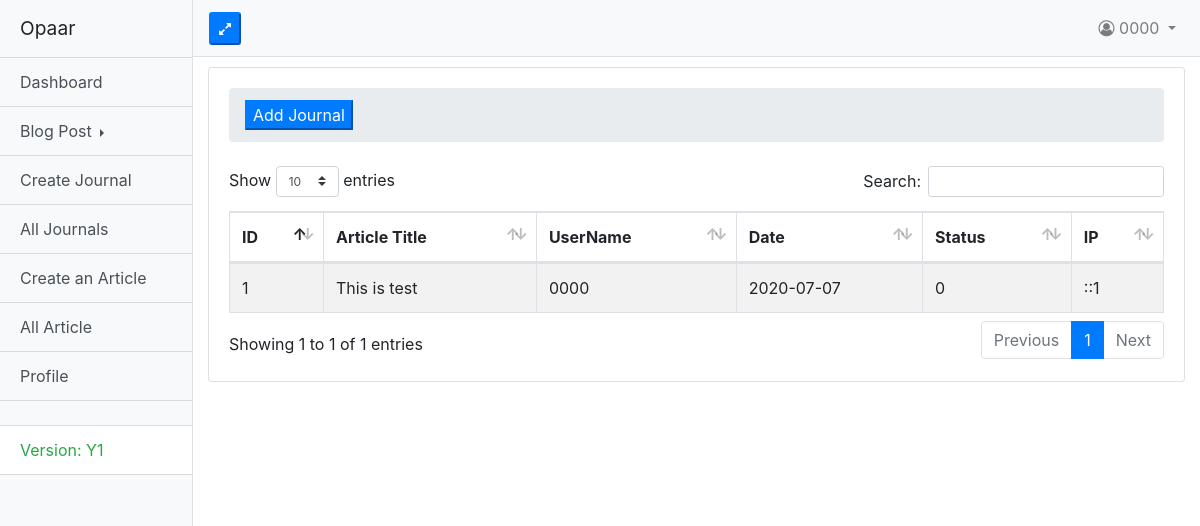
Screenshot of /admin/all_article.php (signed in) with the database file from the repository.
### tables this page shows
CREATE TABLE `opaar_journal` (
  `id` int(11) NOT NULL,
  `user_id` int(11) NOT NULL,
  `journal_title` varchar(400) NOT NULL,
  `journal_slug` text NOT NULL,
  `journal_cover` text NOT NULL,
  `online_issn` varchar(200) NOT NULL,
  `print_issn` varchar(200) NOT NULL,
  `journal_description` text NOT NULL,
  `journal_date` date NOT NULL,
  `journal_meta` text NOT NULL,
  `journal_status` int(11) NOT NULL,
  `journal_trash` int(11) NOT NULL,
  `user_ip` text NOT NULL
);

CREATE TABLE `opaar_users` (
  `id` int(11) NOT NULL,
  `username` varchar(200) NOT NULL,
  `password` varchar(500) NOT NULL,
  `firstname` varchar(200) NOT NULL,
  `lastname` varchar(200) NOT NULL,
  `email` varchar(200) NOT NULL,
  `mobile` varchar(200) NOT NULL,
  `homemobile` varchar(200) NOT NULL,
  `description` text NOT NULL,
  `address` varchar(300) NOT NULL,
  `status` int(11) NOT NULL,
  `ip` varchar(500) NOT NULL,
  `country` varchar(500) NOT NULL,
  `role` int(11) NOT NULL,
  `time` datetime NOT NULL
);

### admin/all_article.php (the view, shortened to what this page needs)
<?php require"site/header.php"; ?>
<div class="row">
<div class="container-fluid">
<div class="col-12">
  <div class="card" style="margin-top: 1%;">
    <div class="card-body">
<ol class="breadcrumb mb-4" >
<button type="button" class="btn-md btn-primary right" data-toggle="modal" data-target="#edit" >
 Add Journal</button></ol>
    <table id="example" class="table table-striped table-bordered" style="width:100%">
        <thead>
            <tr>
                <th>ID</th>
                <th>Article Title</th>
                <th>UserName</th>
                <th>Date</th>
                <th>Status</th>
                <th>IP</th>
            </tr>
        </thead>
        <tbody>
<?php
$i ='1';
require"../function/database.php";
$sql="SELECT * FROM `opaar_users` INNER JOIN opaar_journal on opaar_users.id=opaar_journal.user_id ";
$stmt = $con->prepare($sql);
$stmt->execute();
if ($stmt->rowCount() > 0) {
while ($journal = $stmt->fetch()) {;?>
           <tr>
                <td><a data-whatever="<?php echo''. $journal["id"].'';?>" data-toggle="modal" data-target="#edit"><?php echo $i++;?></a></td>
                <td><?php echo''. $journal["journal_title"].'';?></td>
                <td><?php echo''. $journal["username"].'';?></td>
                <td><?php echo''. $journal["journal_date"].'';?></td>
                <td><?php echo''. $journal["journal_status"].'';?></td>
                <td><?php echo''. $journal["user_ip"].'';?></td>
            </tr>
            <?php }} else {echo "<div class='col-card' style='padding:10%;'>0 results</div>";};?>
        </tbody>
    </table>
</div>
</div>
      </div> </div> </div>
<?php require"site/footer.php"; ?>

### admin/assets/simple-sidebar.css (style rules this page uses)
body { overflow-x: hidden; }

### admin/assets/datatable/datatables.css (style rules this page uses)
table.dataTable { clear: both; margin-top: 6px !important; margin-bottom: 6px !important; max-width: none !important; border-collapse: separate !important; border-spacing: 0; }
table.dataTable td, table.dataTable th { -webkit-box-sizing: content-box; box-sizing: content-box; }
table.dataTable thead > tr > th.sorting_asc, table.dataTable thead > tr > th.sorting_desc, table.dataTable thead > tr > th.sorting, table.dataTable thead > tr > td.sorting_asc, table.dataTable thead > tr > td.sorting_desc, table.dataTable thead > tr > td.sorting { padding-right: 30px; }
table.dataTable thead .sorting, table.dataTable thead .sorting_asc, table.dataTable thead .sorting_desc, table.dataTable thead .sorting_asc_disabled, table.dataTable thead .sorting_desc_disabled { cursor: pointer; position: relative; }
table.dataTable thead .sorting:before, table.dataTable thead .sorting:after, table.dataTable thead .sorting_asc:before, table.dataTable thead .sorting_asc:after, table.dataTable thead .sorting_desc:before, table.dataTable thead .sorting_desc:after, table.dataTable thead .sorting_asc_disabled:before, table.dataTable thead .sorting_asc_disabled:after, table.dataTable thead .sorting_desc_disabled:before, table.dataTable thead .sorting_desc_disabled:after { position: absolute; bottom: 0.9em; display: block; opacity: 0.3; }
table.dataTable thead .sorting:before, table.dataTable thead .sorting_asc:before, table.dataTable thead .sorting_desc:before, table.dataTable thead .sorting_asc_disabled:before, table.dataTable thead .sorting_desc_disabled:before { right: 1em; content: "\2191"; }
table.dataTable thead .sorting:after, table.dataTable thead .sorting_asc:after, table.dataTable thead .sorting_desc:after, table.dataTable thead .sorting_asc_disabled:after, table.dataTable thead .sorting_desc_disabled:after { right: 0.5em; content: "\2193"; }
table.dataTable thead .sorting_asc:before, table.dataTable thead .sorting_desc:after { opacity: 1; }
table.table-bordered.dataTable { border-right-width: 0; }
table.table-bordered.dataTable th, table.table-bordered.dataTable td { border-left-width: 0; }
table.table-bordered.dataTable th:last-child, table.table-bordered.dataTable th:last-child, table.table-bordered.dataTable td:last-child, table.table-bordered.dataTable td:last-child { border-right-width: 1px; }
table.table-bordered.dataTable tbody th, table.table-bordered.dataTable tbody td { border-bottom-width: 0; }

### rows the page displays
opaar_journal: journal_title "This is test", user.username "0000", journal_date "2020-07-07", journal_status "0", user_ip "::1"

### other values shown
$_SESSION['username'] "0000"
